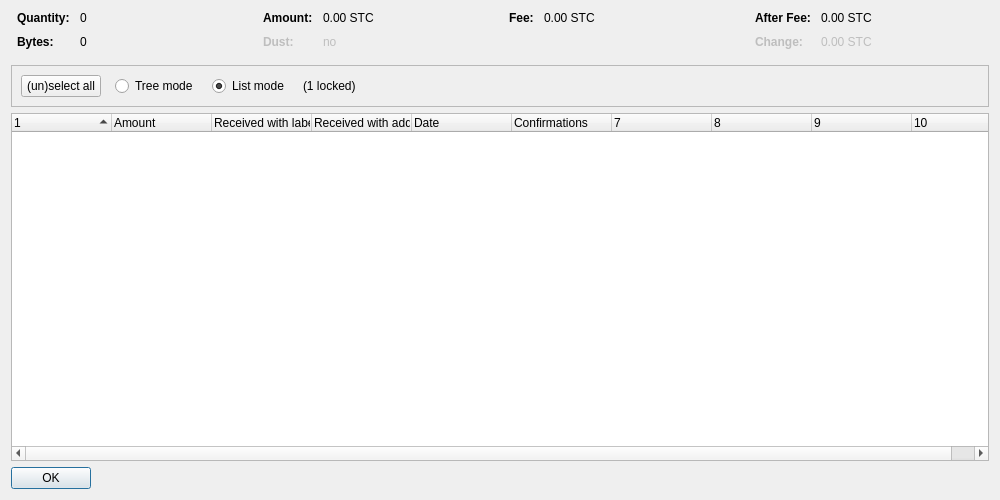
<?xml version="1.0" encoding="UTF-8"?>
<ui version="4.0">
 <class>CoinControlDialog</class>
 <widget class="QDialog" name="CoinControlDialog">
  <property name="geometry">
   <rect>
    <x>0</x>
    <y>0</y>
    <width>1000</width>
    <height>500</height>
   </rect>
  </property>
  <property name="windowTitle">
   <string>Coin Selection</string>
  </property>
  <layout class="QVBoxLayout" name="verticalLayout">
   <item>
    <layout class="QHBoxLayout" name="horizontalLayoutTop" stretch="0,0,0,0">
     <property name="topMargin">
      <number>0</number>
     </property>
     <property name="bottomMargin">
      <number>10</number>
     </property>
     <item>
      <layout class="QFormLayout" name="formLayoutCoinControl1">
       <property name="horizontalSpacing">
        <number>10</number>
       </property>
       <property name="verticalSpacing">
        <number>10</number>
       </property>
       <property name="leftMargin">
        <number>6</number>
       </property>
       <property name="rightMargin">
        <number>6</number>
       </property>
       <item row="0" column="0">
        <widget class="QLabel" name="labelCoinControlQuantityText">
         <property name="font">
          <font>
           <weight>75</weight>
           <bold>true</bold>
          </font>
         </property>
         <property name="text">
          <string>Quantity:</string>
         </property>
        </widget>
       </item>
       <item row="0" column="1">
        <widget class="QLabel" name="labelCoinControlQuantity">
         <property name="cursor">
          <cursorShape>IBeamCursor</cursorShape>
         </property>
         <property name="contextMenuPolicy">
          <enum>Qt::ActionsContextMenu</enum>
         </property>
         <property name="text">
          <string notr="true">0</string>
         </property>
         <property name="textInteractionFlags">
          <set>Qt::LinksAccessibleByMouse|Qt::TextSelectableByKeyboard|Qt::TextSelectableByMouse</set>
         </property>
        </widget>
       </item>
       <item row="1" column="0">
        <widget class="QLabel" name="labelCoinControlBytesText">
         <property name="font">
          <font>
           <weight>75</weight>
           <bold>true</bold>
          </font>
         </property>
         <property name="text">
          <string>Bytes:</string>
         </property>
        </widget>
       </item>
       <item row="1" column="1">
        <widget class="QLabel" name="labelCoinControlBytes">
         <property name="cursor">
          <cursorShape>IBeamCursor</cursorShape>
         </property>
         <property name="contextMenuPolicy">
          <enum>Qt::ActionsContextMenu</enum>
         </property>
         <property name="text">
          <string notr="true">0</string>
         </property>
         <property name="textInteractionFlags">
          <set>Qt::LinksAccessibleByMouse|Qt::TextSelectableByKeyboard|Qt::TextSelectableByMouse</set>
         </property>
        </widget>
       </item>
      </layout>
     </item>
     <item>
      <layout class="QFormLayout" name="formLayoutCoinControl2">
       <property name="horizontalSpacing">
        <number>10</number>
       </property>
       <property name="verticalSpacing">
        <number>10</number>
       </property>
       <property name="leftMargin">
        <number>6</number>
       </property>
       <property name="rightMargin">
        <number>6</number>
       </property>
       <item row="0" column="0">
        <widget class="QLabel" name="labelCoinControlAmountText">
         <property name="font">
          <font>
           <weight>75</weight>
           <bold>true</bold>
          </font>
         </property>
         <property name="text">
          <string>Amount:</string>
         </property>
        </widget>
       </item>
       <item row="0" column="1">
        <widget class="QLabel" name="labelCoinControlAmount">
         <property name="cursor">
          <cursorShape>IBeamCursor</cursorShape>
         </property>
         <property name="contextMenuPolicy">
          <enum>Qt::ActionsContextMenu</enum>
         </property>
         <property name="text">
          <string notr="true">0.00 STC</string>
         </property>
         <property name="textInteractionFlags">
          <set>Qt::LinksAccessibleByMouse|Qt::TextSelectableByKeyboard|Qt::TextSelectableByMouse</set>
         </property>
        </widget>
       </item>
       <item row="1" column="0">
        <widget class="QLabel" name="labelCoinControlLowOutputText">
         <property name="enabled">
          <bool>false</bool>
         </property>
         <property name="font">
          <font>
           <weight>75</weight>
           <bold>true</bold>
          </font>
         </property>
         <property name="text">
          <string>Dust:</string>
         </property>
        </widget>
       </item>
       <item row="1" column="1">
        <widget class="QLabel" name="labelCoinControlLowOutput">
         <property name="enabled">
          <bool>false</bool>
         </property>
         <property name="cursor">
          <cursorShape>IBeamCursor</cursorShape>
         </property>
         <property name="contextMenuPolicy">
          <enum>Qt::ActionsContextMenu</enum>
         </property>
         <property name="text">
          <string notr="true">no</string>
         </property>
         <property name="textInteractionFlags">
          <set>Qt::LinksAccessibleByMouse|Qt::TextSelectableByKeyboard|Qt::TextSelectableByMouse</set>
         </property>
        </widget>
       </item>
      </layout>
     </item>
     <item>
      <layout class="QFormLayout" name="formLayoutCoinControl3">
       <property name="horizontalSpacing">
        <number>10</number>
       </property>
       <property name="verticalSpacing">
        <number>10</number>
       </property>
       <property name="leftMargin">
        <number>6</number>
       </property>
       <property name="rightMargin">
        <number>6</number>
       </property>
       <item row="0" column="0">
        <widget class="QLabel" name="labelCoinControlFeeText">
         <property name="font">
          <font>
           <weight>75</weight>
           <bold>true</bold>
          </font>
         </property>
         <property name="text">
          <string>Fee:</string>
         </property>
        </widget>
       </item>
       <item row="0" column="1">
        <widget class="QLabel" name="labelCoinControlFee">
         <property name="cursor">
          <cursorShape>IBeamCursor</cursorShape>
         </property>
         <property name="contextMenuPolicy">
          <enum>Qt::ActionsContextMenu</enum>
         </property>
         <property name="text">
          <string notr="true">0.00 STC</string>
         </property>
         <property name="textInteractionFlags">
          <set>Qt::LinksAccessibleByMouse|Qt::TextSelectableByKeyboard|Qt::TextSelectableByMouse</set>
         </property>
        </widget>
       </item>
      </layout>
     </item>
     <item>
      <layout class="QFormLayout" name="formLayoutCoinControl4">
       <property name="horizontalSpacing">
        <number>10</number>
       </property>
       <property name="verticalSpacing">
        <number>10</number>
       </property>
       <property name="leftMargin">
        <number>6</number>
       </property>
       <property name="rightMargin">
        <number>6</number>
       </property>
       <item row="0" column="0">
        <widget class="QLabel" name="labelCoinControlAfterFeeText">
         <property name="font">
          <font>
           <weight>75</weight>
           <bold>true</bold>
          </font>
         </property>
         <property name="text">
          <string>After Fee:</string>
         </property>
        </widget>
       </item>
       <item row="0" column="1">
        <widget class="QLabel" name="labelCoinControlAfterFee">
         <property name="cursor">
          <cursorShape>IBeamCursor</cursorShape>
         </property>
         <property name="contextMenuPolicy">
          <enum>Qt::ActionsContextMenu</enum>
         </property>
         <property name="text">
          <string notr="true">0.00 STC</string>
         </property>
         <property name="textInteractionFlags">
          <set>Qt::LinksAccessibleByMouse|Qt::TextSelectableByKeyboard|Qt::TextSelectableByMouse</set>
         </property>
        </widget>
       </item>
       <item row="1" column="0">
        <widget class="QLabel" name="labelCoinControlChangeText">
         <property name="enabled">
          <bool>false</bool>
         </property>
         <property name="font">
          <font>
           <weight>75</weight>
           <bold>true</bold>
          </font>
         </property>
         <property name="text">
          <string>Change:</string>
         </property>
        </widget>
       </item>
       <item row="1" column="1">
        <widget class="QLabel" name="labelCoinControlChange">
         <property name="enabled">
          <bool>false</bool>
         </property>
         <property name="cursor">
          <cursorShape>IBeamCursor</cursorShape>
         </property>
         <property name="contextMenuPolicy">
          <enum>Qt::ActionsContextMenu</enum>
         </property>
         <property name="text">
          <string notr="true">0.00 STC</string>
         </property>
         <property name="textInteractionFlags">
          <set>Qt::LinksAccessibleByMouse|Qt::TextSelectableByKeyboard|Qt::TextSelectableByMouse</set>
         </property>
        </widget>
       </item>
      </layout>
     </item>
    </layout>
   </item>
   <item>
    <widget class="QFrame" name="frame">
     <property name="minimumSize">
      <size>
       <width>0</width>
       <height>40</height>
      </size>
     </property>
     <property name="frameShape">
      <enum>QFrame::StyledPanel</enum>
     </property>
     <property name="frameShadow">
      <enum>QFrame::Sunken</enum>
     </property>
     <layout class="QHBoxLayout" name="horizontalLayout">
      <item>
       <layout class="QHBoxLayout" name="horizontalLayoutPanel" stretch="0,0,0,0,0">
        <property name="spacing">
         <number>14</number>
        </property>
        <item>
         <widget class="QPushButton" name="pushButtonSelectAll">
          <property name="sizePolicy">
           <sizepolicy hsizetype="Maximum" vsizetype="Fixed">
            <horstretch>0</horstretch>
            <verstretch>0</verstretch>
           </sizepolicy>
          </property>
          <property name="text">
           <string>(un)select all</string>
          </property>
          <property name="autoDefault">
           <bool>false</bool>
          </property>
         </widget>
        </item>
        <item>
         <widget class="QRadioButton" name="radioTreeMode">
          <property name="sizePolicy">
           <sizepolicy hsizetype="Maximum" vsizetype="Fixed">
            <horstretch>0</horstretch>
            <verstretch>0</verstretch>
           </sizepolicy>
          </property>
          <property name="text">
           <string>Tree mode</string>
          </property>
         </widget>
        </item>
        <item>
         <widget class="QRadioButton" name="radioListMode">
          <property name="sizePolicy">
           <sizepolicy hsizetype="Maximum" vsizetype="Fixed">
            <horstretch>0</horstretch>
            <verstretch>0</verstretch>
           </sizepolicy>
          </property>
          <property name="text">
           <string>List mode</string>
          </property>
          <property name="checked">
           <bool>true</bool>
          </property>
         </widget>
        </item>
        <item>
         <widget class="QLabel" name="labelLocked">
          <property name="text">
           <string notr="true">(1 locked)</string>
          </property>
         </widget>
        </item>
        <item>
         <spacer name="horizontalSpacer">
          <property name="orientation">
           <enum>Qt::Horizontal</enum>
          </property>
          <property name="sizeHint" stdset="0">
           <size>
            <width>40</width>
            <height>20</height>
           </size>
          </property>
         </spacer>
        </item>
       </layout>
      </item>
     </layout>
    </widget>
   </item>
   <item>
    <widget class="CoinControlTreeWidget" name="treeWidget">
     <property name="contextMenuPolicy">
      <enum>Qt::CustomContextMenu</enum>
     </property>
     <property name="sortingEnabled">
      <bool>false</bool>
     </property>
     <property name="columnCount">
      <number>10</number>
     </property>
     <attribute name="headerShowSortIndicator" stdset="0">
      <bool>true</bool>
     </attribute>
     <attribute name="headerStretchLastSection">
      <bool>false</bool>
     </attribute>
     <column>
      <property name="text">
       <string/>
      </property>
     </column>
     <column>
      <property name="text">
       <string>Amount</string>
      </property>
     </column>
     <column>
      <property name="text">
       <string>Received with label</string>
      </property>
     </column>
     <column>
      <property name="text">
       <string>Received with address</string>
      </property>
     </column>
     <column>
      <property name="text">
       <string>Date</string>
      </property>
     </column>
     <column>
      <property name="text">
       <string>Confirmations</string>
      </property>
      <property name="toolTip">
       <string>Confirmed</string>
      </property>
     </column>
     <column>
      <property name="text">
       <string/>
      </property>
     </column>
     <column>
      <property name="text">
       <string/>
      </property>
     </column>
     <column>
      <property name="text">
       <string/>
      </property>
     </column>
     <column>
      <property name="text">
       <string/>
      </property>
     </column>
    </widget>
   </item>
   <item>
    <widget class="QDialogButtonBox" name="buttonBox">
     <property name="sizePolicy">
      <sizepolicy hsizetype="Maximum" vsizetype="Fixed">
       <horstretch>0</horstretch>
       <verstretch>0</verstretch>
      </sizepolicy>
     </property>
     <property name="orientation">
      <enum>Qt::Horizontal</enum>
     </property>
     <property name="standardButtons">
      <set>QDialogButtonBox::Ok</set>
     </property>
    </widget>
   </item>
  </layout>
 </widget>
 <customwidgets>
  <customwidget>
   <class>CoinControlTreeWidget</class>
   <extends>QTreeWidget</extends>
   <header>qt/coincontroltreewidget.h</header>
  </customwidget>
 </customwidgets>
 <resources/>
 <connections/>
</ui>
